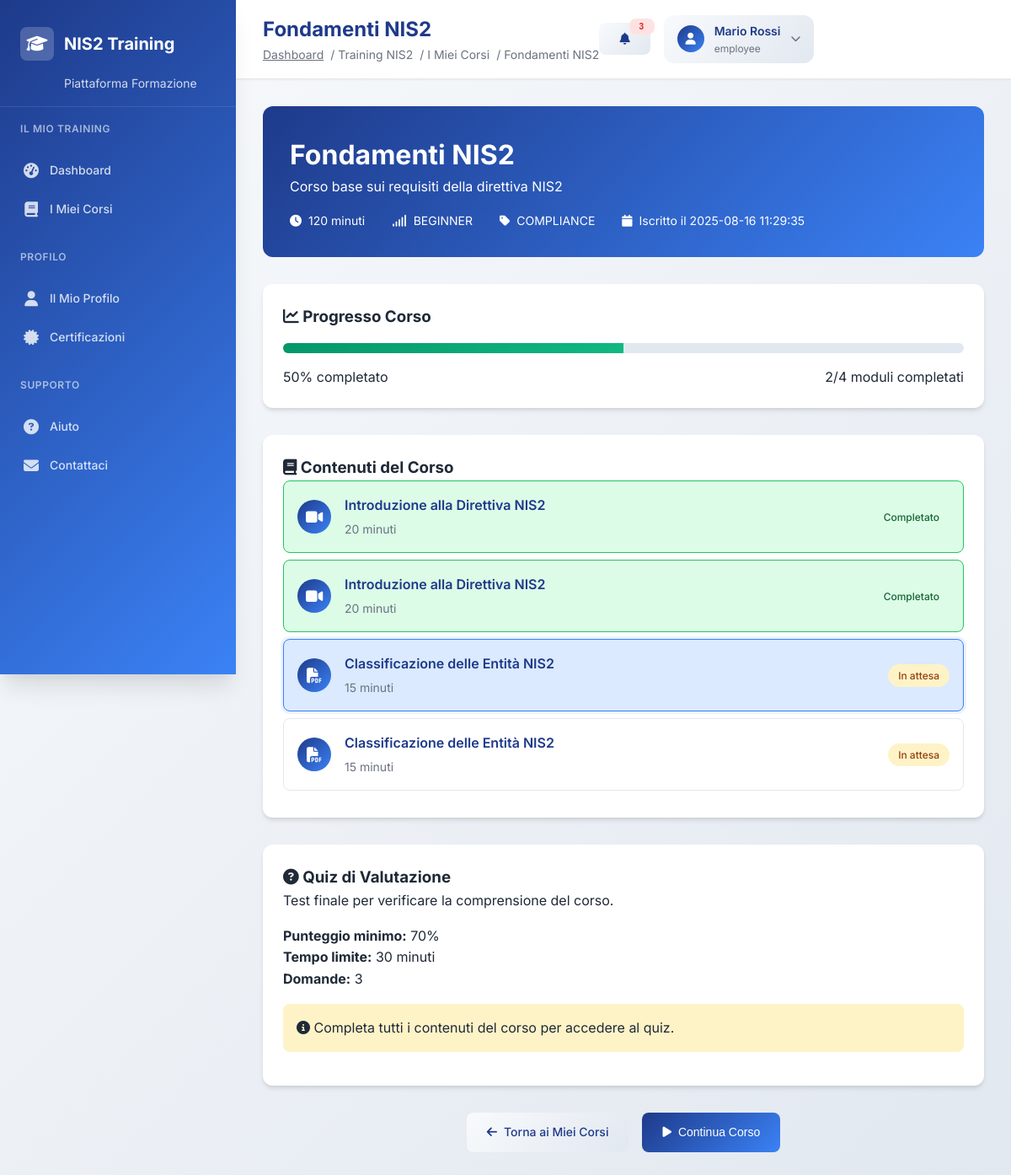
Screenshot of /training/course/2 (signed in) with the database file from the repository.
### tables this page shows
CREATE TABLE training_courses (
                id INTEGER PRIMARY KEY AUTOINCREMENT,
                title TEXT NOT NULL,
                description TEXT,
                category TEXT NOT NULL,
                duration_minutes INTEGER DEFAULT 60,
                difficulty_level TEXT DEFAULT 'BEGINNER',
                nis2_requirements TEXT, -- JSON array dei requisiti NIS2 coperti
                content_url TEXT,
                is_active BOOLEAN DEFAULT 1,
                created_at TIMESTAMP DEFAULT CURRENT_TIMESTAMP
            );

CREATE TABLE training_enrollments (
                id INTEGER PRIMARY KEY AUTOINCREMENT,
                employee_id INTEGER NOT NULL,
                course_id INTEGER NOT NULL,
                enrollment_date TIMESTAMP DEFAULT CURRENT_TIMESTAMP,
                completion_date TIMESTAMP,
                status TEXT DEFAULT 'ENROLLED', -- ENROLLED, IN_PROGRESS, COMPLETED, EXPIRED
                score INTEGER, -- Punteggio finale (0-100)
                certificate_url TEXT, progress_data TEXT,
                FOREIGN KEY (employee_id) REFERENCES training_employees (id),
                FOREIGN KEY (course_id) REFERENCES training_courses (id)
            );

CREATE TABLE training_course_content (
                id INTEGER PRIMARY KEY AUTOINCREMENT,
                course_id INTEGER NOT NULL,
                title TEXT NOT NULL,
                content_type TEXT NOT NULL,
                content TEXT NOT NULL,
                order_index INTEGER NOT NULL,
                duration_minutes INTEGER,
                FOREIGN KEY (course_id) REFERENCES training_courses (id)
            );

CREATE TABLE training_quizzes (
                id INTEGER PRIMARY KEY AUTOINCREMENT,
                course_id INTEGER NOT NULL,
                title TEXT NOT NULL,
                description TEXT,
                passing_score INTEGER DEFAULT 70,
                time_limit_minutes INTEGER DEFAULT 30,
                is_active BOOLEAN DEFAULT 1,
                created_at TIMESTAMP DEFAULT CURRENT_TIMESTAMP,
                FOREIGN KEY (course_id) REFERENCES training_courses (id)
            );

### training_api.py (the view)
@training_router.get("/course/{enrollment_id}")
async def course_view_page(request: Request, enrollment_id: int):
    from unified_login import get_current_admin
    admin_user = get_current_admin(request)
    user = await get_current_user(request)
    employee = await get_current_employee(request)
    current_user = None
    if admin_user:
        current_user = admin_user
    elif user:
        current_user = user
    elif employee:
        current_user = employee
    else:
        return RedirectResponse(url="/unified-login")
    try:
        conn = sqlite3.connect('nis2_supply_chain.db')
        cursor = conn.cursor()
        company_id = None
        if admin_user:
            company_id = 1
        elif user:
            company_id = user.get("company_id", 1)
        elif employee:
            company_id = employee.get("company_id", 1)
        cursor.execute("""
            SELECT e.id, e.enrollment_date, e.completion_date, e.status, e.score,
                   c.id as course_id, c.title, c.description, c.category, c.duration_minutes, c.difficulty_level,
                   te.id as employee_id, te.name as employee_name
            FROM training_enrollments e
            JOIN training_courses c ON e.course_id = c.id
            JOIN training_employees te ON e.employee_id = te.id
            WHERE e.id = ? AND te.company_id = ?
        """, (enrollment_id, company_id))
        row = cursor.fetchone()
        if not row:
            raise HTTPException(status_code=404, detail="Iscrizione non trovata")
        enrollment = {
            'enrollment_id': row[0],
            'enrollment_date': row[1],
            'completion_date': row[2],
            'status': row[3],
            'score': row[4]
        }
        course = {
            'id': row[5],
            'title': row[6],
            'description': row[7],
            'category': row[8],
            'duration_minutes': row[9],
            'difficulty_level': row[10]
        }
        quiz = training.get_course_quiz(course['id'])
        course_contents = training.get_course_content(course['id'])
        total_modules = len(course_contents) if course_contents else 0
        completed_modules = 0
        if total_modules > 0:
            completed_modules = min(2, total_modules)
        progress = int((completed_modules / total_modules) * 100) if total_modules > 0 else 0
        conn.close()
        template_name = "training_employee_course_view.html" if employee else "training_course_view.html"
        return templates.TemplateResponse(template_name, {
            "request": request,
            "user": current_user,
            "employee": employee,  # Aggiungi employee per il template dipendente
            "enrollment": enrollment,
            "course": course,
            "quiz": quiz,
            "course_contents": course_contents,
            "progress": progress,
            "completed_modules": completed_modules,
            "total_modules": total_modules
        })
    except Exception as e:
        return templates.TemplateResponse("training_course_view.html", {
            "request": request,
            "user": current_user,
            "enrollment": None,
            "course": None,
            "quiz": None,
            "progress": 0,
            "completed_modules": 0,
            "total_modules": 0,
            "error": str(e)
        })

### templates/training_employee_course_view.html (shortened to what this page needs)
{% extends "employee_base.html" %}
{% block page_title %}{{ course.title }}{% endblock %}
{% block breadcrumb %}
<span class="text-secondary">/ Training NIS2</span>
<span class="text-secondary">/ I Miei Corsi</span>
<span class="text-secondary">/ {{ course.title }}</span>
{% endblock %}
{% block content %}
<div class="course-header">
    <h1>{{ course.title }}</h1>
    <p>{{ course.description }}</p>
    <div class="course-meta">
        <div class="meta-item">
            <i class="fas fa-clock"></i>
            <span>{{ course.duration_minutes }} minuti</span>
        </div>
        <div class="meta-item">
            <i class="fas fa-signal"></i>
            <span>{{ course.difficulty_level }}</span>
        </div>
        <div class="meta-item">
            <i class="fas fa-tag"></i>
            <span>{{ course.category }}</span>
        </div>
        <div class="meta-item">
            <i class="fas fa-calendar"></i>
            <span>Iscritto il {{ enrollment.enrollment_date }}</span>
        </div>
    </div>
</div>
<div class="progress-section">
    <h3><i class="fas fa-chart-line"></i> Progresso Corso</h3>
    <div class="progress-bar">
        <div class="progress-fill" style="width: {{ progress }}%"></div>
    </div>
    <div style="display: flex; justify-content: space-between; align-items: center;">
        <span>{{ progress }}% completato</span>
        <span>{{ completed_modules }}/{{ total_modules }} moduli completati</span>
    </div>
</div>
<div class="content-section">
    <h3><i class="fas fa-book"></i> Contenuti del Corso</h3>
    {% if course_contents %}
        {% for content in course_contents %}
                 <div class="content-item {% if loop.index <= completed_modules %}completed{% elif loop.index == completed_modules + 1 %}current{% endif %}"
              data-content-id="{{ content.id }}"
              data-content-type="{{ content.content_type }}"
              onclick="showContent({{ content.id }})">
            <div class="content-icon">
                {% if content.content_type == 'VIDEO' %}
                    <i class="fas fa-video"></i>
                {% elif content.content_type == 'LESSON' %}
                    <i class="fas fa-play"></i>
                {% elif content.content_type == 'MODULE' %}
                    <i class="fas fa-cube"></i>
                {% elif content.content_type == 'DOCUMENT' %}
                    <i class="fas fa-file-pdf"></i>
                {% else %}
                    <i class="fas fa-file-alt"></i>
                {% endif %}
            </div>
            <div class="content-info">
                <div class="content-title">{{ content.title }}</div>
                <div class="content-duration">
                    {% if content.duration_minutes %}
                        {{ content.duration_minutes }} minuti
                    {% else %}
                        Contenuto
                    {% endif %}
                </div>
            </div>
            <span class="content-status {% if loop.index <= completed_modules %}status-completed{% else %}status-pending{% endif %}">
                {% if loop.index <= completed_modules %}
                    Completato
                {% else %}
                    In attesa
                {% endif %}
            </span>
        </div>
        {% endfor %}
    {% else %}
        <div style="text-align: center; padding: 2rem; color: var(--secondary-gray);">
            <i class="fas fa-info-circle" style="font-size: 2rem; margin-bottom: 1rem;"></i>
            <p>Nessun contenuto disponibile per questo corso.</p>
        </div>
    {% endif %}
</div>
<div class="quiz-section">
    <h3><i class="fas fa-question-circle"></i> Quiz di Valutazione</h3>
    {% if quiz %}
    <p>Test finale per verificare la comprensione del corso.</p>
    <div style="margin: 1rem 0;">
        <strong>Punteggio minimo:</strong> {{ quiz.passing_score }}%<br>
        <strong>Tempo limite:</strong> {{ quiz.time_limit_minutes }} minuti<br>
        <strong>Domande:</strong> {{ quiz.questions|length }}
    </div>
    {% if progress == 100 %}
        {% if enrollment.score %}
        <div style="margin: 1rem 0; padding: 1rem; background: #dcfce7; border-radius: var(--border-radius);">
            <i class="fas fa-check-circle"></i>
            <strong>Quiz completato!</strong> Punteggio: {{ enrollment.score }}%
        </div>
        {% else %}
        <a href="/training/quiz/{{ enrollment.enrollment_id }}" class="btn btn-primary">
            <i class="fas fa-play"></i>
            Inizia Quiz
        </a>
        {% endif %}
    {% else %}
    <div style="margin: 1rem 0; padding: 1rem; background: #fef3c7; border-radius: var(--border-radius);">
        <i class="fas fa-info-circle"></i>
        Completa tutti i contenuti del corso per accedere al quiz.
    </div>
    {% endif %}
    {% else %}
    <p>Nessun quiz disponibile per questo corso.</p>
    {% endif %}
</div>
<div style="display: flex; gap: 1rem; justify-content: center;">
    <a href="/training/employee-courses" class="btn btn-secondary">
        <i class="fas fa-arrow-left"></i>
        Torna ai Miei Corsi
    </a>
    {% if progress < 100 %}
    <button class="btn btn-primary" onclick="continueCourse()">
        <i class="fas fa-play"></i>
        Continua Corso
    </button>
    {% endif %}
</div>
 {% endblock %}

### static/css/professional.css (style rules this page uses)
:root { --primary-blue: #1e3a8a; --primary-blue-light: #3b82f6; --primary-blue-dark: #1e40af; --secondary-gray: #6b7280; --accent-green: #059669; --accent-red: #dc2626; --accent-orange: #ea580c; --accent-yellow: #ca8a04; --gradient-primary: linear-gradient(135deg, #1e3a8a 0%, #3b82f6 100%); --gradient-secondary: linear-gradient(135deg, #f8fafc 0%, #e2e8f0 100%); --gradient-success: linear-gradient(135deg, #059669 0%, #10b981 100%); --gradient-danger: linear-gradient(135deg, #dc2626 0%, #ef4444 100%); --shadow-sm: 0 1px 2px 0 rgba(0, 0, 0, 0.05); --shadow-md: 0 4px 6px -1px rgba(0, 0, 0, 0.1), 0 2px 4px -1px rgba(0, 0, 0, 0.06); --shadow-lg: 0 10px 15px -3px rgba(0, 0, 0, 0.1), 0 4px 6px -2px rgba(0, 0, 0, 0.05); --shadow-xl: 0 20px 25px -5px rgba(0, 0, 0, 0.1), 0 10px 10px -5px rgba(0, 0, 0, 0.04); --border-radius: 8px; --border-radius-lg: 12px; --border-radius-xl: 16px; --transition-fast: 0.15s ease-in-out; --transition-normal: 0.3s ease-in-out; --transition-slow: 0.5s ease-in-out; }
* { margin: 0; padding: 0; box-sizing: border-box; }
body { font-family: 'Inter', -apple-system, BlinkMacSystemFont, 'Segoe UI', Roboto, sans-serif; background: linear-gradient(135deg, #f8fafc 0%, #e2e8f0 100%); color: #1f2937; line-height: 1.6; min-height: 100vh; }
.btn { display: inline-flex; align-items: center; gap: 0.5rem; padding: 0.75rem 1.5rem; border-radius: var(--border-radius); font-weight: 600; font-size: 0.875rem; text-decoration: none; border: none; cursor: pointer; transition: var(--transition-fast); white-space: nowrap; }
.btn-primary { background: var(--gradient-primary); color: white; }
.btn-secondary { background: var(--gradient-secondary); color: var(--primary-blue); border: 1px solid #d1d5db; }
.text-secondary { color: var(--secondary-gray); }

### templates/training_employee_course_view.html (style rules this page uses)
.course-header { background: var(--gradient-primary); color: white; padding: 2rem; border-radius: var(--border-radius-lg); margin-bottom: 2rem; }
.course-meta { display: flex; gap: 2rem; margin-top: 1rem; flex-wrap: wrap; }
.meta-item { display: flex; align-items: center; gap: 0.5rem; font-size: 0.875rem; }
.progress-section { background: white; padding: 1.5rem; border-radius: var(--border-radius-lg); box-shadow: var(--shadow-md); margin-bottom: 2rem; }
.progress-bar { width: 100%; height: 12px; background: #e2e8f0; border-radius: 6px; overflow: hidden; margin: 1rem 0; }
.progress-fill { height: 100%; background: var(--gradient-success); transition: width 0.3s ease; }
.content-section { background: white; padding: 1.5rem; border-radius: var(--border-radius-lg); box-shadow: var(--shadow-md); margin-bottom: 2rem; }
.content-item { display: flex; align-items: center; gap: 1rem; padding: 1rem; border: 1px solid #e2e8f0; border-radius: var(--border-radius); margin-bottom: 0.5rem; transition: var(--transition-fast); cursor: pointer; }
.content-item.completed { background: #dcfce7; border-color: #22c55e; }
.content-item.current { background: #dbeafe; border-color: #3b82f6; box-shadow: 0 0 0 3px rgba(59, 130, 246, 0.1); }
.content-icon { width: 40px; height: 40px; background: var(--gradient-primary); border-radius: 50%; display: flex; align-items: center; justify-content: center; color: white; font-size: 1.125rem; }
.content-info { flex: 1; }
.content-title { font-weight: 600; color: var(--primary-blue); margin-bottom: 0.25rem; }
.content-duration { font-size: 0.875rem; color: var(--secondary-gray); }
.content-status { padding: 0.25rem 0.75rem; border-radius: 9999px; font-size: 0.75rem; font-weight: 500; }
.status-pending { background: #fef3c7; color: #92400e; }
.status-completed { background: #dcfce7; color: #166534; }
.quiz-section { background: white; padding: 1.5rem; border-radius: var(--border-radius-lg); box-shadow: var(--shadow-md); margin-bottom: 2rem; }
.btn { padding: 0.75rem 1.5rem; border: none; border-radius: var(--border-radius); font-weight: 500; cursor: pointer; transition: var(--transition-fast); text-decoration: none; display: inline-flex; align-items: center; gap: 0.5rem; font-size: 0.875rem; }
.btn-primary { background: var(--gradient-primary); color: white; }
.btn-secondary { background: var(--gradient-secondary); color: var(--primary-blue); }

### rows the page displays
training_courses: title "Fondamenti NIS2", description "Corso base sui requisiti della direttiva NIS2", duration_minutes "120", difficulty_level "BEGINNER", category "COMPLIANCE"
training_enrollments: enrollment_date "2025-08-16 11:29:35"
training_course_content: content_type "VIDEO" (drawn), title "Introduzione alla Direttiva NIS2", duration_minutes "20", shows "Completato"
training_course_content: content_type "VIDEO" (drawn), title "Introduzione alla Direttiva NIS2", duration_minutes "20", shows "Completato"
training_course_content: content_type "DOCUMENT" (drawn), title "Classificazione delle Entità NIS2", duration_minutes "15", shows "In attesa"
training_course_content: content_type "DOCUMENT" (drawn), title "Classificazione delle Entità NIS2", duration_minutes "15", shows "In attesa"
training_quizzes: passing_score "70", time_limit_minutes "30"

### other values shown
{{ employee.employee_name | default('Dipendente') }} "Mario Rossi"
{{ employee.role | default('Dipendente') }} "employee"
{{ progress }} "50"
{{ completed_modules }} "2"
{{ total_modules }} "4"
{{ quiz.questions|length }} "3"
